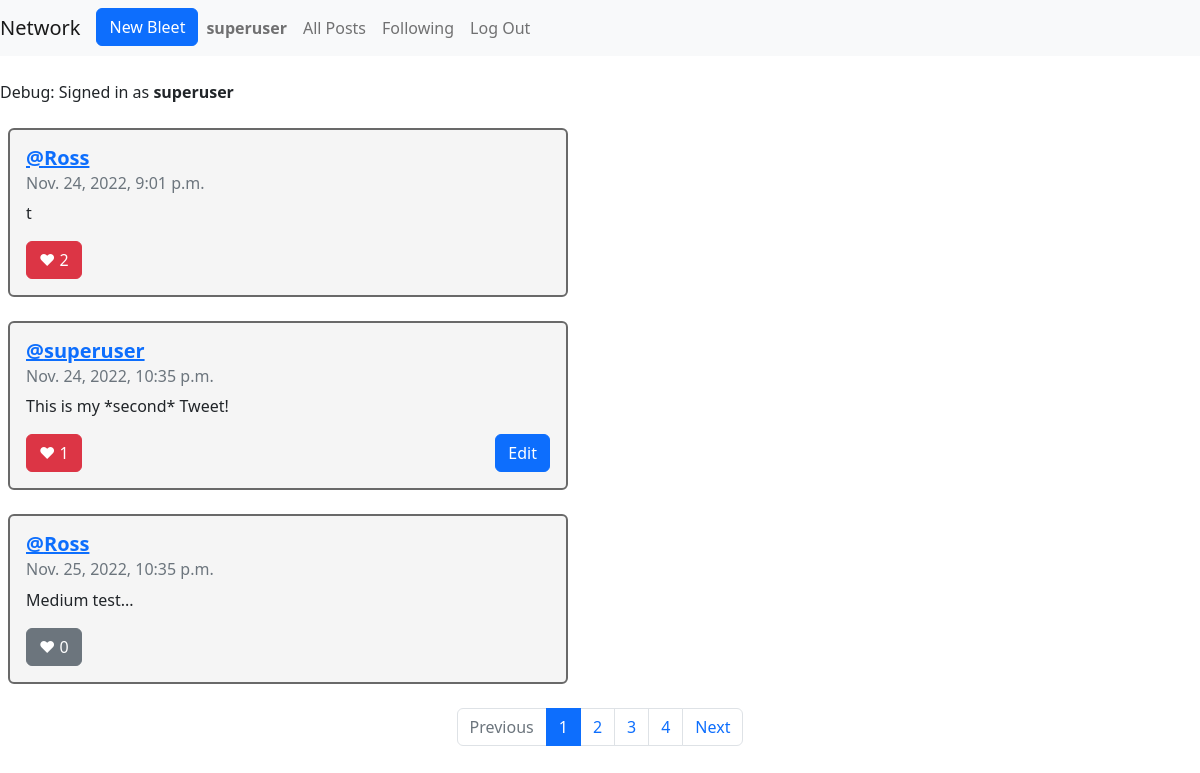
The app's page /allPosts (signed in) with its own data.
### network/models.py (models this page shows)
class User(AbstractUser):
    pass

class Tweet(models.Model):
    author = models.ForeignKey(User, on_delete=models.CASCADE)
    tweetText = models.CharField(max_length=255)
    posted = models.DateTimeField(auto_now_add=True)
    like = models.ManyToManyField(User, blank=True, related_name="likes")
    def __str__(self):
        return f"{self.author} tweeted: {self.tweetText}"

### network/views.py (the view)
# urls.py: path("allPosts", views.allPosts, name="allPosts"),
def allPosts(request):
    tweets = Tweet.objects.all()
    paginator = Paginator(tweets, 3)
    page_number = request.GET.get('page')
    page_obj = paginator.get_page(page_number)
    print(tweets)
    return render(request, "network/allPosts.html", {
        "page_obj": page_obj
    })

### network/templates/network/allPosts.html (shortened to what this page needs)
   {% extends "network/layout.html" %}
   {% block body %}
   <br>
   Debug: Signed in as <strong>{{ user.username }}</strong>
   <br>
   <br>
   {% for tweet in page_obj %}
   <div class="ms-2 card" style="width: 35rem" data-id="{{tweet.id}}";>
     <div class="card-body rounded">
      <h5 class="card-title" href="#"><a href="{% url 'profile' user_id=tweet.author.id%}"><b>@{{ tweet.author}}</b></h5></a>
      <h6 class="card-subtitle mb-2 text-muted">{{tweet.posted}}</h6>
      <p class="card-text" id="tweetText">{{tweet.tweetText}}</p>
      {% if user.username in tweet.like.all|stringformat:'s' %}
      <button class="btn btn-danger float-left" id="foo">&hearts;&nbsp;<span id="number">{{ tweet.like.all.count }}</span></button>
      {% else %}
      <button class="btn btn-secondary float-left" id="foo">&hearts;&nbsp;<span id="number">{{ tweet.like.all.count }}</span></button>
      {% endif %}
      {% if user.username == tweet.author|stringformat:'s' %}
      <button class="btn btn-primary float-end booboo" id="edit">  Edit</button>
      {% endif %}
   </div>
</div>
<br>
{% endfor %}
    <nav aria-label="Page navigation example">
      <ul class="pagination justify-content-center">
        {% if page_obj.has_previous %}
          <li class="page-item">
            <a class="page-link" href="?page={{ page_obj.previous_page_number }}">Previous</a>
          </li>
        {% else %}
          <li class="page-item disabled">
            <a class="page-link" href="#" tabindex="-1" aria-disabled="True">Previous</a>
          </li>
        {% endif %}
        {% for i in page_obj.paginator.page_range %}
          {% if page_obj.number == i %}
            <li class="page-item active" aria-current="page">
              <span class="page-link">
                {{ i }}
              </span>
            </li>
          {% else %}
            <li class="page-item"><a class="page-link" href="?page={{ i }}">{{ i }}</a></li>
          {% endif %}
        {% endfor %}
        {% if page_obj.has_next %}
          <li class="page-item">
            <a class="page-link" href="?page={{ page_obj.next_page_number }}">Next</a>
          </li>
        {% else %}
          <li class="page-item disabled">
            <a class="page-link" href="#" tabindex="-1" aria-disabled="True">Next</a>
          </li>
        {% endif %}
      </ul>
    </nav>
{% endblock %}

### network/templates/network/layout.html (shortened to what this page needs)
{% load static %}
<!DOCTYPE html>
<html lang="en">
    <head>
            <link href="https://cdn.jsdelivr.net/npm/bootstrap@5.2.3/dist/css/bootstrap.min.css" rel="stylesheet">
            <link rel="stylesheet" href="{% static 'network/styles.css' %}"/>
    </head>
    <body>
        <nav class="navbar navbar-expand-lg navbar-light bg-light">
            <a class="navbar-brand" href="{% url 'index' %}">Network</a>
            <div>
              <ul class="navbar-nav mr-auto">
                <li class="nav-item">
                  <a class="btn btn-primary" href="{% url 'tweet' %}" role="button"> New Bleet</a>
                </li>
                {% if user.is_authenticated %}
                    <li class="nav-item">
                        <a class="nav-link" href="{% url 'profile' user_id=user.id%}"><strong>{{ user.username }}</strong></a>
                    </li>
                {% endif %}
                <li class="nav-item">
                  <a class="nav-link" href="{% url 'allPosts' %}">All Posts</a>
                </li>
                {% if user.is_authenticated %}
                    <li class="nav-item">
                        <a class="nav-link" href="{% url 'following' %}">Following</a>
                    </li>
                    <li class="nav-item">
                        <a class="nav-link" href="{% url 'logout' %}">Log Out</a>
                    </li>
                {% endif %}
              </ul>
            </div>
          </nav>
        <div class="body">
            {% block body %}
            {% endblock %}
        </div>
    </body>
</html>

### network/static/network/styles.css (style rules this page uses)
.card { background-color: #F5F5F5; border: 2px solid dimgrey; }

### records on screen
User: username "superuser"
Tweet: author "Ross", posted "Nov. 24, 2022, 9:01 p.m.", tweetText "t", like.all.count "2"
Tweet: author "superuser", posted "Nov. 24, 2022, 10:35 p.m.", tweetText "This is my *second* Tweet!", like.all.count "1", shows "Edit"
Tweet: author "Ross", posted "Nov. 25, 2022, 10:35 p.m.", tweetText "Medium test...", like.all.count "0"

### other values on screen
{{ i }} "1"
{{ i }} "2" "3" "4"
